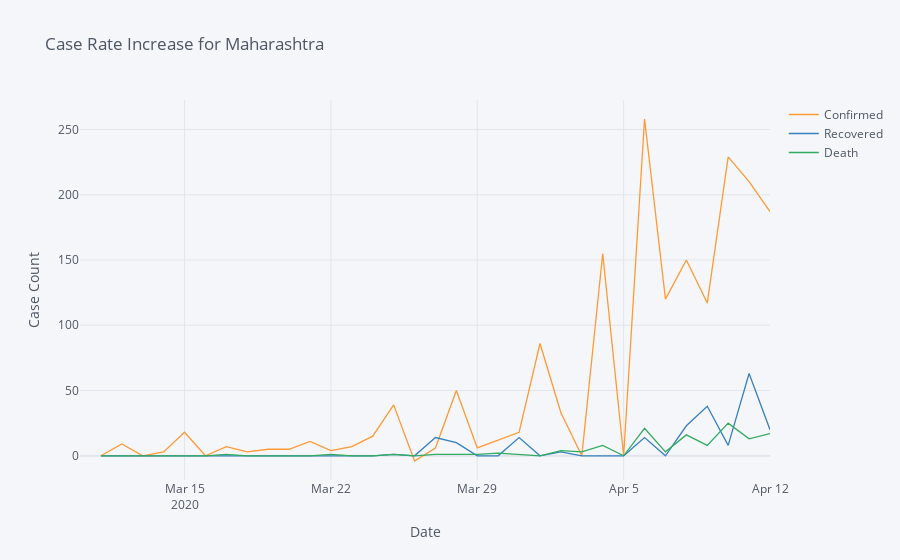

The cell this chart's notebook holds for it:
### Code cell
state_rate(state_cases,'Maharashtra')

### Figure 1 — Plotly figure (JSON) as saved in the notebook; plotly's stock layout.template omitted (floating-point values rounded to 4 significant figures)
{"data": [{"line": {"color": "rgba(255, 153, 51, 1.0)", "dash": "solid", "shape": "linear", "width": 1.3}, "mode": "lines", "name": "Confirmed", "text": "", "type": "scatter", "x": ["2020-03-10", "2020-03-11", "2020-03-12", "2020-03-13", "2020-03-14", "2020-03-15", "2020-03-16", "2020-03-17", "2020-03-18", "2020-03-19", "2020-03-20", "2020-03-21", "2020-03-22", "2020-03-23", "2020-03-24", "2020-03-25", "2020-03-26", "2020-03-27", "2020-03-28", "2020-03-29", "2020-03-30", "2020-03-31", "2020-04-01", "2020-04-02", "2020-04-03", "2020-04-04", "2020-04-05", "2020-04-06", "2020-04-07", "2020-04-08", "2020-04-09", "2020-04-10", "2020-04-11", "2020-04-12"], "y": ["", 0, 9, 0, 3, 18, 0, 7, 3, 5, 5, 11, 4, 7, 15, 39, -4, 6, 50, 6, 12, 18, 86, 33, 0, 155, 0, 258, 120, 150, 117, 229, 210, 187]}, {"line": {"color": "rgba(55, 128, 191, 1.0)", "dash": "solid", "shape": "linear", "width": 1.3}, "mode": "lines", "name": "Recovered", "text": "", "type": "scatter", "x": ["2020-03-10", "2020-03-11", "2020-03-12", "2020-03-13", "2020-03-14", "2020-03-15", "2020-03-16", "2020-03-17", "2020-03-18", "2020-03-19", "2020-03-20", "2020-03-21", "2020-03-22", "2020-03-23", "2020-03-24", "2020-03-25", "2020-03-26", "2020-03-27", "2020-03-28", "2020-03-29", "2020-03-30", "2020-03-31", "2020-04-01", "2020-04-02", "2020-04-03", "2020-04-04", "2020-04-05", "2020-04-06", "2020-04-07", "2020-04-08", "2020-04-09", "2020-04-10", "2020-04-11", "2020-04-12"], "y": ["", 0, 0, 0, 0, 0, 0, 0, 0, 0, 0, 0, 0, 0, 0, 1, 0, 14, 10, 0, 0, 14, 0, 3, 0, 0, 0, 14, 0, 23, 38, 8, 63, 20]}, {"line": {"color": "rgba(50, 171, 96, 1.0)", "dash": "solid", "shape": "linear", "width": 1.3}, "mode": "lines", "name": "Death", "text": "", "type": "scatter", "x": ["2020-03-10", "2020-03-11", "2020-03-12", "2020-03-13", "2020-03-14", "2020-03-15", "2020-03-16", "2020-03-17", "2020-03-18", "2020-03-19", "2020-03-20", "2020-03-21", "2020-03-22", "2020-03-23", "2020-03-24", "2020-03-25", "2020-03-26", "2020-03-27", "2020-03-28", "2020-03-29", "2020-03-30", "2020-03-31", "2020-04-01", "2020-04-02", "2020-04-03", "2020-04-04", "2020-04-05", "2020-04-06", "2020-04-07", "2020-04-08", "2020-04-09", "2020-04-10", "2020-04-11", "2020-04-12"], "y": ["", 0, 0, 0, 0, 0, 0, 1, 0, 0, 0, 0, 1, 0, 0, 1, 0, 1, 1, 1, 2, 1, 0, 4, 3, 8, 0, 21, 3, 16, 8, 25, 13, 17]}], "layout": {"legend": {"bgcolor": "#F5F6F9", "font": {"color": "#4D5663"}}, "paper_bgcolor": "#F5F6F9", "plot_bgcolor": "#F5F6F9", "title": {"font": {"color": "#4D5663"}, "text": "Case Rate Increase for Maharashtra"}, "xaxis": {"gridcolor": "#E1E5ED", "showgrid": true, "tickfont": {"color": "#4D5663"}, "title": {"font": {"color": "#4D5663"}, "text": "Date"}, "zerolinecolor": "#E1E5ED"}, "yaxis": {"gridcolor": "#E1E5ED", "showgrid": true, "tickfont": {"color": "#4D5663"}, "title": {"font": {"color": "#4D5663"}, "text": "Case Count"}, "zerolinecolor": "#E1E5ED"}}}
